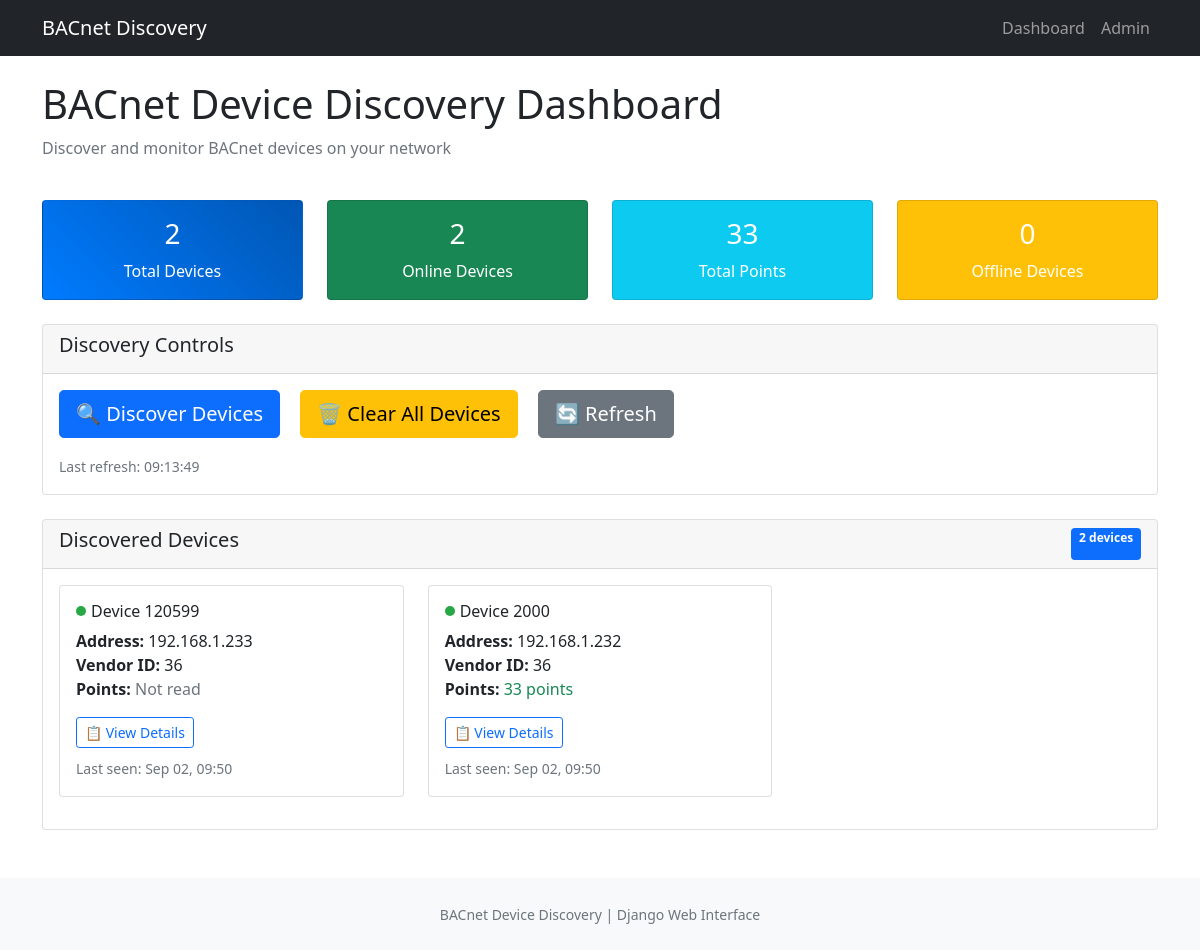
/, run on an earlier commit of the app's database.
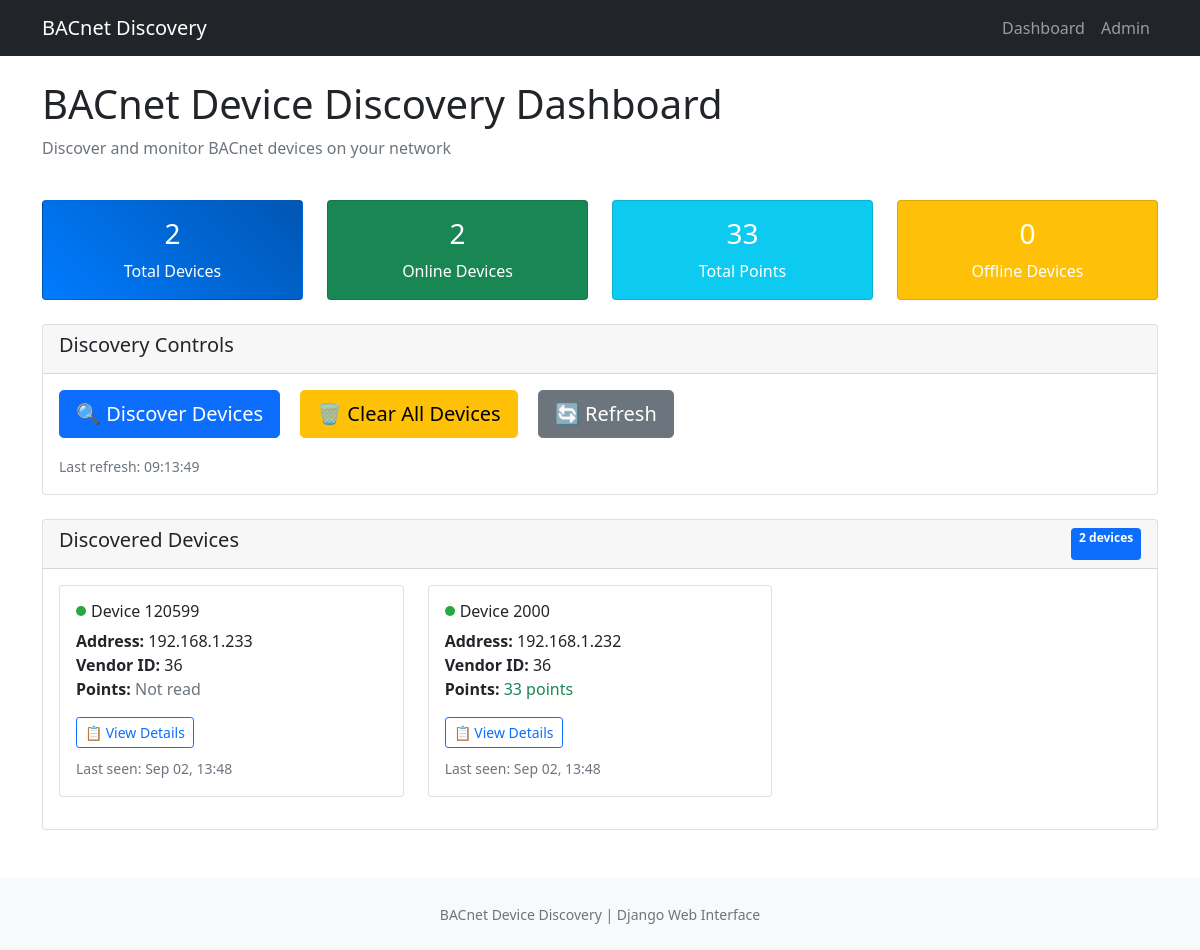
And on a later commit of the database.
### discovery/models.py (models this page shows, shortened)
class BACnetDevice(models.Model):
    device_id = models.IntegerField(
        unique=True, help_text="BACnet device instance number"
    )
    address = models.CharField(max_length=50, help_text="IP address of device")
    vendor_id = models.IntegerField(help_text="BACnet vendor ID")
    first_seen = models.DateTimeField(auto_now_add=True)
    last_seen = models.DateTimeField(auto_now_add=True)
    is_online = models.BooleanField(default=True)
    points_read = models.BooleanField(default=False)
    class Meta:
        ordering = ["device_id"]
        verbose_name = "BACnet Device"
        verbose_name_plural = "BACnet Devices"

### discovery/views.py (the view)
# urls.py: path("", views.dashboard, name="dashboard"),
def dashboard(request):
    devices = (
        BACnetDevice.objects.all()
        .annotate(point_count=Count("points"))
        .order_by("-last_seen")
    )
    context = {
        "devices": devices,
        "total_devices": devices.count(),
        "online_devices": devices.filter(is_online=True).count(),
        "offline_devices": devices.filter(is_online=False).count(),
        "total_points": BACnetPoint.objects.count(),
    }
    return render(request, "discovery/dashboard.html", context)

### discovery/templates/discovery/dashboard.html (shortened to what the changed rows need)
{% extends 'discovery/base.html' %}
{% block content %}
<div class="row mb-4">
    <div class="col">
        <h1>BACnet Device Discovery Dashboard</h1>
    </div>
</div>
                        {% load tz %}
<div class="row">
    <div class="col">
        <div class="card">
            <div class="card-body">
                {% if devices %}
                    <div class="row" id="devices-container">
                        {% for device in devices %}
                        <div class="col-md-6 col-lg-4 mb-3">
                            <div class="card device-card">
                                <div class="card-body">
                                    <div class="d-flex align-items-center mb-2">
                                        <span class="online-indicator {% if device.is_online %}online {% else %}offline{% endif %}"></span>
                                        <h6 class="card-title mb-0">Device {{ device.device_id }}</h6>
                                    </div>
                                    <p class="card-text">
                                        <strong>Address:</strong> {{ device.address }}<br>
                                        <strong>Vendor ID:</strong> {{ device.vendor_id }}<br>
                                        <strong>Points:</strong>
                                        {% if device.points_read %}
                                            <span class="text-success">{{ device.point_count }} points</span>
                                        {% else %}
                                            <span class="text-muted">Not read</span>
                                        {% endif %}
                                    </p>
                                    <div class="btn-group btn-group-sm">
                                        <a href="{% url 'discovery:device_detail' device.device_id %}" class="btn btn-outline-primary view-details-btn" data-device-id="{{ device.device_id }}" data-points-read="{{ device.points_read|yesno:'true,false' }}">
                                            📋 View Details
                                        </a>
                                    </div>
                                    <div class="mt-2">
                                        <small class="text-muted">
                                            {% load tz %}
                                            Last seen: {{ device.last_seen|timezone:"Australia/Melbourne"|date:"M d, H:i" }}
                                        </small>
                                    </div>
                                </div>
                            </div>
                        </div>
                        {% endfor %}
                    </div>
                    {% endif %}
            </div>
        </div>
    </div>
</div>
{% endblock %}

What changed in the data, as far as the page shows it:
removed BACnetDevice: is_online True (drawn), device_id "120599", address "192.168.1.233", vendor_id "36", points_read "Not read", last_seen "Sep 02, 09:50"
removed BACnetDevice: is_online True (drawn), device_id "2000", address "192.168.1.232", vendor_id "36", point_count "33", last_seen "Sep 02, 09:50"
added BACnetDevice: is_online True (drawn), device_id "120599", address "192.168.1.233", vendor_id "36", points_read "Not read", last_seen "Sep 02, 13:48"
added BACnetDevice: is_online True (drawn), device_id "2000", address "192.168.1.232", vendor_id "36", point_count "33", last_seen "Sep 02, 13:48"
